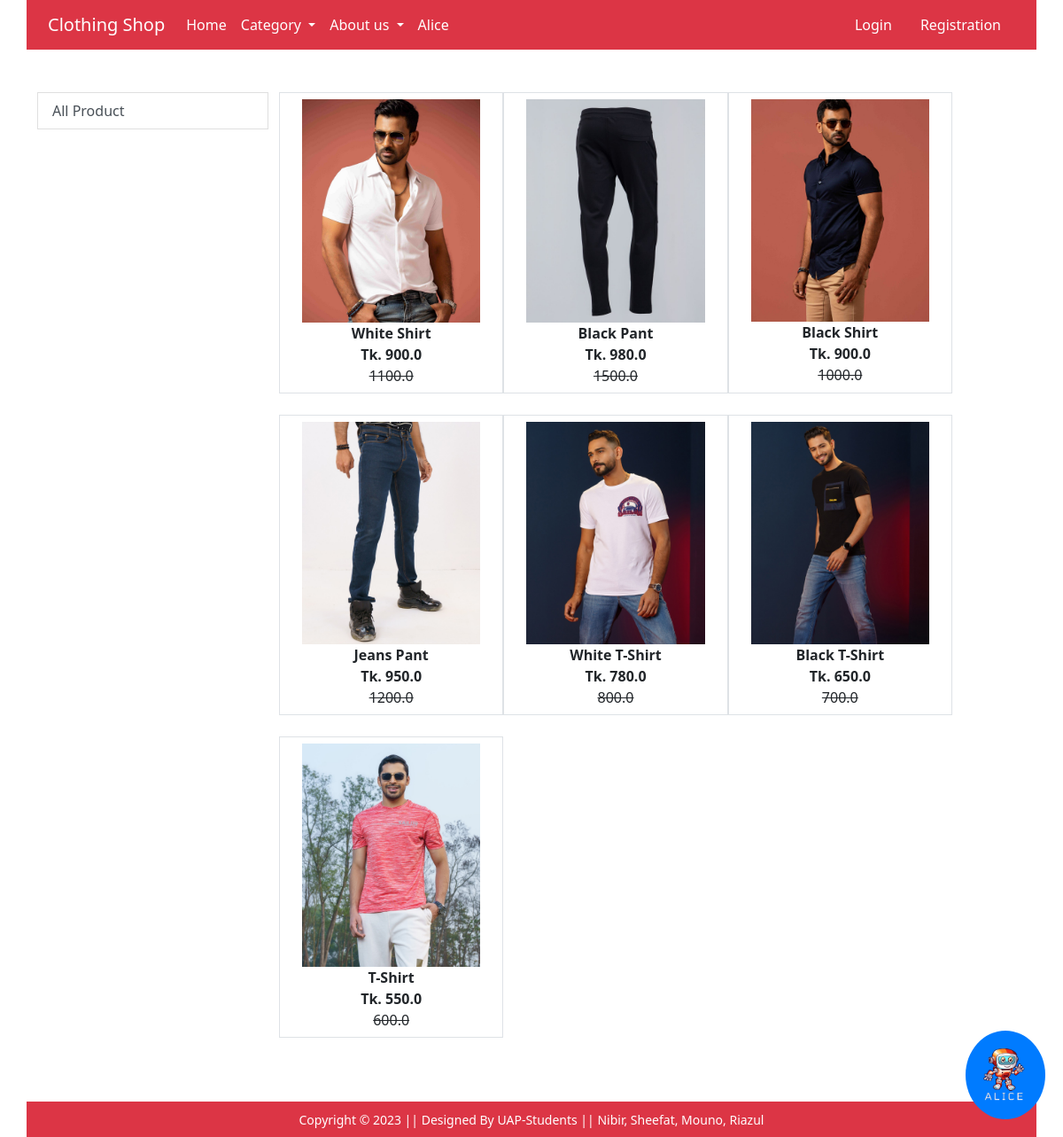
The app's page /men/ with its own data.
### app/models.py (models this page shows, shortened)
class Product(models.Model):
    title = models.CharField(max_length=100)
    selling_price = models.FloatField()
    discounted_price = models.FloatField()
    description = models.TextField(default='null')
    category = models.CharField(choices=CATEGORY_CHOICES, max_length=2)
    p_image = models.ImageField(upload_to='product_img')

### app/views.py (the view)
# urls.py: path('men/', views.football, name='men'),
def football(request, data = None):
 if data == None:
  football = Product.objects.filter(category='F')
  return render(request, 'app/football.html', {'footballs': football})

### app/templates/app/football.html (shortened to what this page needs)
{% extends 'app/base.html' %}
{% load static %}
{% block main-content %}
<div class="container my-5">
 <div class="row">
  <div class="col-sm-3">
  <div>
   <a href="{%url 'men' %}" class="list-group-item list-group-item-action" aria-current="true">All Product</a>
  </div>
  </div>
  <div class="col-sm-8 ">
   <div class="row ">
    {% for product in footballs %}
    <div class="col-sm-4 text-center mb-4 border" >
     <a href="{% url 'product-detail' product.id %}" class="btn">
      <div class="item">
       <img src="{{product.p_image.url}}" alt="" height="300" class="img-fluid">
       <div class="fw-bold">{{ product.title }}</div>
       <div class="fw-bold">Tk. {{ product.discounted_price }}</div>
       <smal class="fw-light text-decoration-line-through">{{ product.selling_price }}</smal>
      </div>
     </a>
    </div>
    {% endfor %}
   </div>
  </div>
 </div>
</div>
{% endblock main-content %}

### app/templates/app/base.html (shortened to what this page needs)
<!doctype html>
{% load static %}
<html lang="en">
<head>
  <link href="https://cdn.jsdelivr.net/npm/bootstrap@5.0.0-beta1/dist/css/bootstrap.min.css" rel="stylesheet"
>
  <link rel="stylesheet" href="{% static 'app/css/owl.carousel.min.css' %}">
  <link rel="stylesheet" href="{% static 'app/css/all.min.css' %}">
  <link rel="stylesheet" href="{% static 'app/css/style.css' %}">
</head>
<body>
  <nav class=" container navbar navbar-expand-lg navbar-dark bg-danger">
    <div class="container">
      <a class="navbar-brand" href="/">Clothing Shop</a>
      <div class="collapse navbar-collapse" id="navbarSupportedContent">
        <ul class="navbar-nav me-auto mb-2 mb-lg-0">
          <li class="nav-item">
            <a class="nav-link active" aria-current="page" href="/">Home</a>
          </li>
          <li class="nav-item dropdown">
            <a class="nav-link dropdown-toggle text-white" href="#" id="electronicsDropdown" role="button"
              data-bs-toggle="dropdown" aria-expanded="false">
              Category
            </a>
          </li>
          <li class="nav-item dropdown">
            <a class="nav-link dropdown-toggle text-white" href="#" id="fashionDropdown" role="button"
              data-bs-toggle="dropdown" aria-expanded="false">
              About us
            </a>
          </li>
          <li class="nav-item">
            <a class="nav-link active" aria-current="page" href="{% url 'chatbot' %}">Alice</a>
          </li>
        </ul>
        <div>
          <ul class="navbar-nav me-auto mb-2 mb-lg-0">
            {% if request.user.is_authenticated%}
            <li class="nav-item dropdown mx-2">
              <a class="nav-link dropdown-toggle text-white" href="#" id="profileDropdown" role="button"
                data-bs-toggle="dropdown" aria-expanded="false">
                <span class="text-capitalize">
                  {{ request.user.username }}
                </span>
              </a>
              <ul class="dropdown-menu" aria-labelledby="profileDropdown">
                <li><a class="dropdown-item" href="{% url 'address' %}">Profile</a></li>
                <li><a class="dropdown-item" href="{% url 'orders' %}">Orders</a></li>
                <li><a class="dropdown-item" href="{% url 'changepassword' %}">Change Password</a></li>
                <li><a class="dropdown-item" href="{% url 'logout' %}">Logout</a></li>
              </ul>
            </li>
            <li class="nav-item mx-2">
              <a href="{% url 'showcart' %}" class="nav-link text-white"><span class="badge bg-danger"></span> Cart </a>
            </li>
            {% else %}
            <li class="nav-item mx-2">
              <a href="{% url 'login' %}" class="nav-link text-white">Login</a>
            </li>
            <li class="nav-item mx-2">
              <a href="{% url 'customerregistration' %}" class="nav-link text-white">Registration</a>
            </li>
            {% endif %}
          </ul>
        </div>
      </div>
    </div>
  </nav>
  <a href="http://127.0.0.1:8000/chatbot/" id="floating-button">
    <img src="{% static 'app/images/banner/logo2.png' %}" alt="Logo">
  </a>
  {% block main-content %} {% endblock main-content %}
  <footer class="container bg-danger text-center p-2 mt-5">
    <small class="text-white">Copyright &copy; 2023 || Designed By UAP-Students || </small>
    <small class="text-white">Nibir, Sheefat, Mouno, Riazul </small>
  </footer>
</body>
</html>

### app/templates/app/base.html (style rules this page uses)
#floating-button { position: fixed; bottom: 20px; right: 20px; background-color: #007BFF; color: #fff; border: none; border-radius: 50%; padding:20px 20px; cursor: pointer; z-index: 999; }
#floating-button img { width: 50px; height: 60px; }

### records on screen
Product: p_image (picture), title "White Shirt", discounted_price "900.0", selling_price "1100.0"
Product: p_image (picture), title "Black Pant", discounted_price "980.0", selling_price "1500.0"
Product: p_image (picture), title "Black Shirt", discounted_price "900.0", selling_price "1000.0"
Product: p_image (picture), title "Jeans Pant", discounted_price "950.0", selling_price "1200.0"
Product: p_image (picture), title "White T-Shirt", discounted_price "780.0", selling_price "800.0"
Product: p_image (picture), title "Black T-Shirt", discounted_price "650.0", selling_price "700.0"
Product: p_image (picture), title "T-Shirt", discounted_price "550.0", selling_price "600.0"
